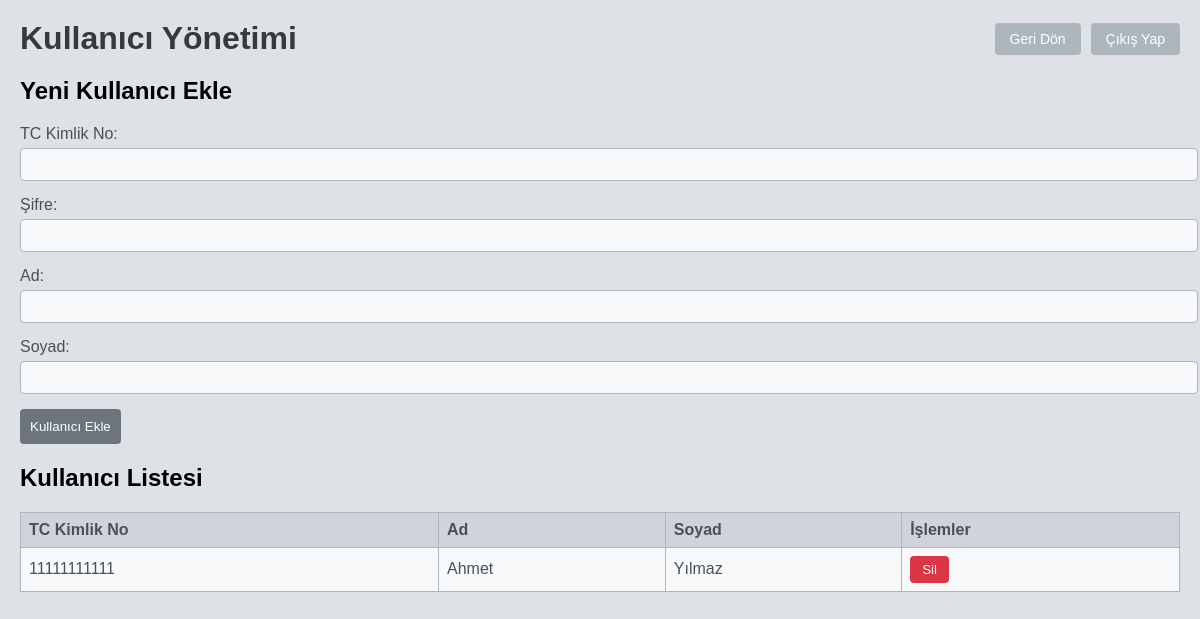
Page /kullanici_yonetim (signed in) on the committed database.
### tables this page shows
CREATE TABLE kullanicilar (
            id TEXT PRIMARY KEY,
            tc TEXT  NOT NULL,
            sifre TEXT NOT NULL,
            ad TEXT NOT NULL,
            soyad TEXT NOT NULL,
            foto TEXT
        );

### app.py (the view, shortened to what this page needs)
@app.route('/kullanici_yonetim', methods=['GET', 'POST'])
def kullanici_yonetim():
    if 'tc' not in session or session.get('rol') != 'personel':
        return redirect(url_for('personel_giris'))
    conn = veritabani_baglantisi()
    cur = conn.cursor()
    odunc_kitaplar = None
    tc = None
    mevcut_kitaplar = None
    cur.execute('SELECT tc, ad, soyad FROM kullanicilar')
    kullanicilar = cur.fetchall()
    conn.close()
    return render_template('kullanici_yonetim.html',
                         odunc_kitaplar=odunc_kitaplar,
                         tc=tc,
                         mevcut_kitaplar=mevcut_kitaplar,
                         kullanicilar=kullanicilar)

### app.py (called while the page is built)
def veritabani_baglantisi() -> sqlite3.Connection:
    conn = sqlite3.connect('kutuphane.db')
    conn.row_factory = sqlite3.Row
    return conn

### templates/kullanici_yonetim.html (shortened to what this page needs)
<!DOCTYPE html>
<html lang="tr">
<head>
</head>
<body>
    <div class="app-container">
        <div class="library-section">
            <div class="header-title">
                <h1>Kullanıcı Yönetimi</h1>
                <div class="button-container">
                    <a href="{{ url_for('kutuphane_personel') }}" class="logout-btn">Geri Dön</a>
                    <a href="{{ url_for('personel_cikis') }}" class="logout-btn">Çıkış Yap</a>
                </div>
            </div>
            <div class="section">
                <h2>Yeni Kullanıcı Ekle</h2>
                <form action="{{ url_for('kullanici_yonetim') }}" method="POST">
                    <div class="form-group">
                        <label for="tc">TC Kimlik No:</label>
                        <input type="text" id="tc" name="tc" required>
                    </div>
                    <div class="form-group">
                        <label for="sifre">Şifre:</label>
                        <input type="password" id="sifre" name="sifre" required>
                    </div>
                    <div class="form-group">
                        <label for="ad">Ad:</label>
                        <input type="text" id="ad" name="ad" required>
                    </div>
                    <div class="form-group">
                        <label for="soyad">Soyad:</label>
                        <input type="text" id="soyad" name="soyad" required>
                    </div>
                    <button type="submit" class="submit-btn">Kullanıcı Ekle</button>
                </form>
            </div>
            <div class="section">
                <h2>Kullanıcı Listesi</h2>
                <table>
                    <tr>
                        <th>TC Kimlik No</th>
                        <th>Ad</th>
                        <th>Soyad</th>
                        <th>İşlemler</th>
                    </tr>
                    {% for kullanici in kullanicilar %}
                    <tr>
                        <td>{{ kullanici['tc'] }}</td>
                        <td>{{ kullanici['ad'] }}</td>
                        <td>{{ kullanici['soyad'] }}</td>
                        <td>
                            <form action="{{ url_for('kullanici_yonetim') }}" method="POST" style="display:inline;">
                                <button type="submit" class="delete-btn" onclick="return confirm('Bu kullanıcıyı silmek istediğinizden emin misiniz?');">Sil</button>
                            </form>
                        </td>
                    </tr>
                    {% endfor %}
                </table>
            </div>
        </div>
    </div>
</body>
</html>

### templates/kullanici_yonetim.html (style rules this page uses)
body { margin: 0; padding: 0; min-height: 100vh; overflow-x: hidden; background-color: #e9ecef; font-family: Arial, sans-serif; }
.app-container { display: flex; min-height: 100vh; overflow-x: hidden; position: relative; }
.library-section { flex: 1; padding: 20px; background-color: #dee2e6; position: relative; }
.header-title { display: flex; justify-content: space-between; align-items: center; margin-bottom: 20px; }
.header-title h1 { margin: 0; color: #343a40; }
.button-container { display: flex; gap: 10px; }
.logout-btn, .profile-btn, .users-btn { text-decoration: none; padding: 8px 15px; background-color: #adb5bd; color: white; border-radius: 4px; font-size: 14px; transition: background-color 0.3s ease; border: none; cursor: pointer; }
table { border-collapse: collapse; width: 100%; margin-bottom: 20px; background-color: #f8f9fa; }
th, td { border: 1px solid #adb5bd; padding: 8px; text-align: left; color: #495057; }
th { background-color: #ced4da; }
.form-group { margin-bottom: 15px; }
.form-group label { display: block; margin-bottom: 5px; color: #495057; }
.form-group input, .form-group select { width: 100%; padding: 8px; border: 1px solid #adb5bd; border-radius: 4px; background-color: #f8f9fa; }
.submit-btn { padding: 10px; background-color: #6c757d; color: white; border: none; border-radius: 4px; cursor: pointer; transition: background-color 0.3s ease; }
.delete-btn { padding: 6px 12px; background-color: #dc3545; color: white; border: none; border-radius: 4px; cursor: pointer; transition: background-color 0.3s ease; }

### rows in the picture
kullanicilar: tc "11111111111", ad "Ahmet", soyad "Yılmaz"
